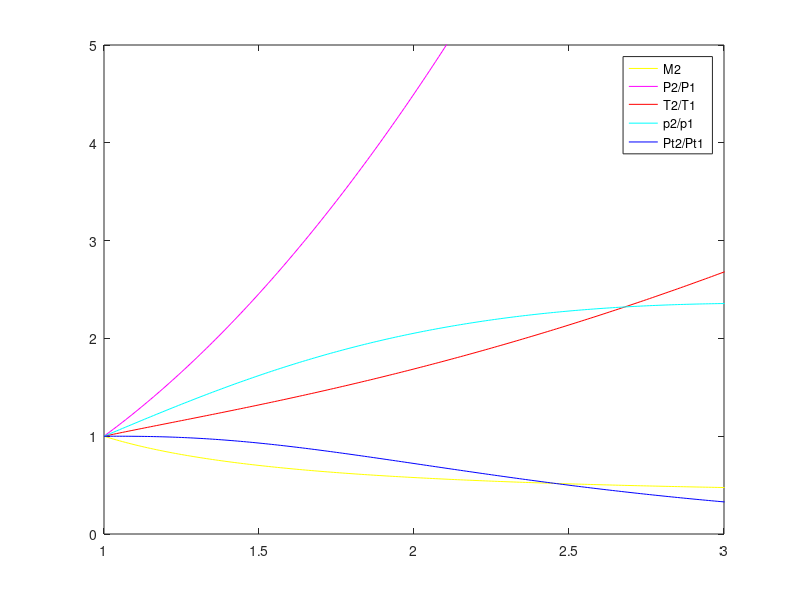

Recreate this plot in MATLAB.
%%%%%%%%%%%%%%%%%%%%%%%%%%%%%%%%%%%%%%%%%%%%%%%%%%%%%%%%%%%%%%%%%%%%%%
%         solution properties through a normal shock                 %
%%%%%%%%%%%%%%%%%%%%%%%%%%%%%%%%%%%%%%%%%%%%%%%%%%%%%%%%%%%%%%%%%%%%%%


prompt = 'What is the value of M1?';
result = input(prompt);
z = result;
%Mach 1 speed value is set by user
gamma = 1.4;

M1 = 1:.01:(2*z);

M2 = sqrt((M1.^2+2/(gamma-1))./((2*gamma/(gamma-1)).*M1.^2-1));
%Mach speed at Position 2
P2P1rat = (1+gamma.*M1.^2)./(1+gamma.*M2.^2);
%Ratio of Pressure 1 to Pressure 2
T2T1rat = (1+(gamma-1)./2.*M1.^2)./(1+(gamma-1)./2.*M2.^2);
%Ratio of Temperature 1 to Temperature 2
p2p1rat = (M1./M2).*((1+((gamma-1)./2).*M2.^2)./(1+((gamma-1)./2).*M1.^2));
%Ratio of Density 1 to Density 2
Pt2Pt1rat = (1+gamma*M1.^2)./(1+gamma.*M2.^2).*((1+(gamma-1)./2.*M2.^2) ...
    ./(1+(gamma-1)./2.*M1.^2)).^(gamma./(gamma-1));

    
figure(1)
plot(M1,M2,'y')
hold on
plot(M1,P2P1rat,'m')
hold on
plot(M1,T2T1rat,'r')
hold on
plot(M1,p2p1rat,'c')
hold on
plot(M1,Pt2Pt1rat,'b')
axis([1 3 0 5])
legend('M2','P2/P1','T2/T1','p2/p1','Pt2/Pt1')
